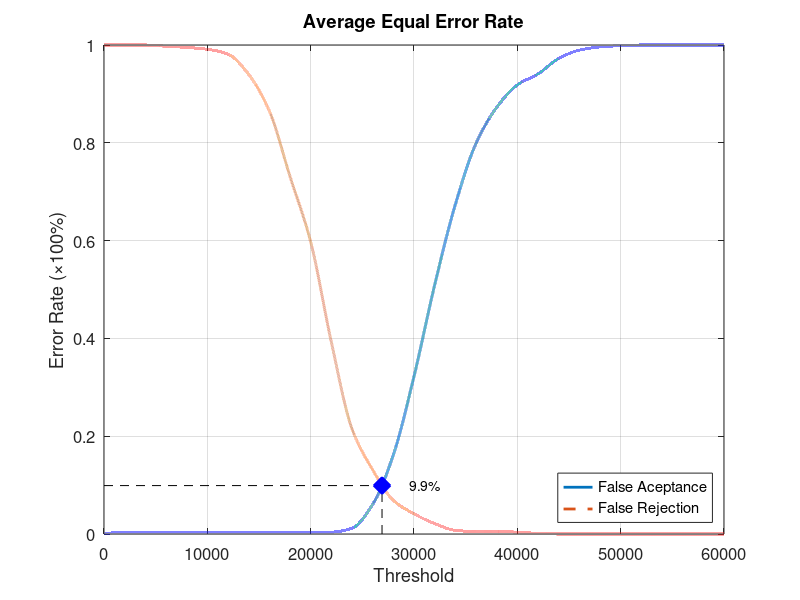
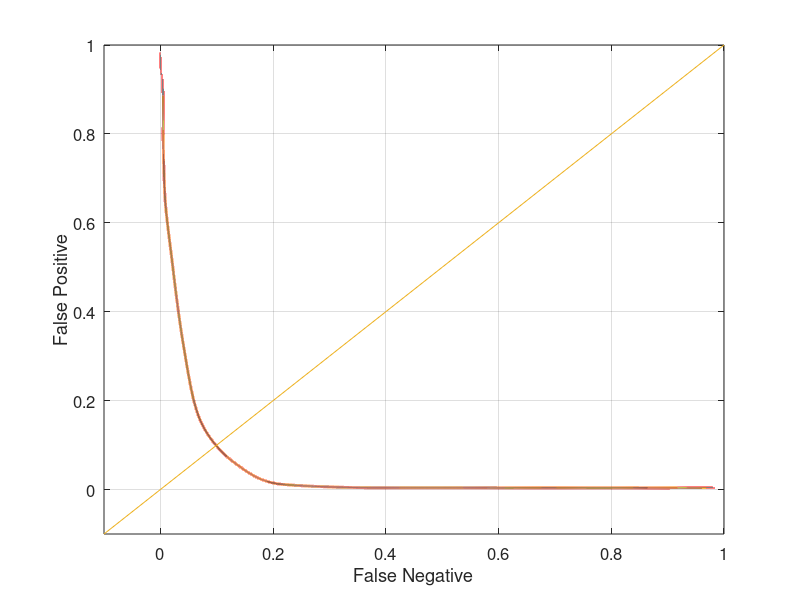

MATLAB code to generate these figures, in order:
function yEER = Experiment2Average
close all;
clear;
clc;
x = 0:2000:60000;
xq = 0:0.5:60000;

y0 = [0 0.00394737 0.00394737 0.00394737 0.00394737 0.00394737 0.00394737 0.00394737 0.00394737 0.00394737 0.00394737 0.00394737 0.0118421 0.0605263 0.161842 0.322368 0.509211 0.673684 0.798684 0.872368 0.918421 0.940789 0.972368 0.989474 0.996053 0.998684 1 1 1 1 1];
yy0 = interp1(x, y0, xq, 'pchip');
y1 = [1 1 1 0.9975 0.995 0.99125 0.98125 0.94 0.865 0.73125 0.5975 0.3925 0.215 0.13125 0.06875 0.04125 0.02125 0.0075 0.005 0.005 0.00375 0.00125 0 0 0 0 0 0 0 0 0];
yy1 = interp1(x, y1, xq, 'pchip');

% Calculating EER: 
y2 = abs(y0 - y1);
find(y2 == min(y2))
yy2 = abs(yy0 - yy1);
xEER = find(yy2 == min(yy2));
xEERIndex = xq(xEER) % X-axis EER
yEER = yy0(xEER) % Y-axis EER

main = figure
plot(xq, yy0,'-','LineWidth', 2);	hold on
plot(xq, yy1,'--','LineWidth', 2);	hold on
plot([xEERIndex xEERIndex], [0 yEER], 'k--');	hold on
plot([0 xEERIndex], [yEER yEER], 'k--');	hold on
plot(xEERIndex, yEER, 'bx', 'LineWidth', 10);	hold on
text(xEERIndex + 10 * xEERIndex / 100, yEER, [num2str(round((10000 * yEER)) / 100) '%'])
legend('False Aceptance', 'False Rejection', 'Location', 'SouthEast')
xlabel('Threshold')
ylabel('Error Rate (\times100%)')
title('Average Equal Error Rate')
set(gca, 'FontSize', 12)
axis([0 60000 0 1])
grid on

print(main, 'Experiment2AverageMain', '-dpng');
FNRxFPR = figure('Color', [1 1 1]);
plot(yy1, yy0, '-', yy1, yy0, 'LineWidth', 2);
hold on
y = -0.1:0.1:1
plot(y, y); 
set(gca, 'FontSize', 12)
xlabel('False Negative')
ylabel('False Positive')
axis([-0.1 1 -0.1 1])
set(gca, 'FontSize', 12)
grid on

print(FNRxFPR, 'Experiment2AverageFNRxFPR','-dpng');
end
